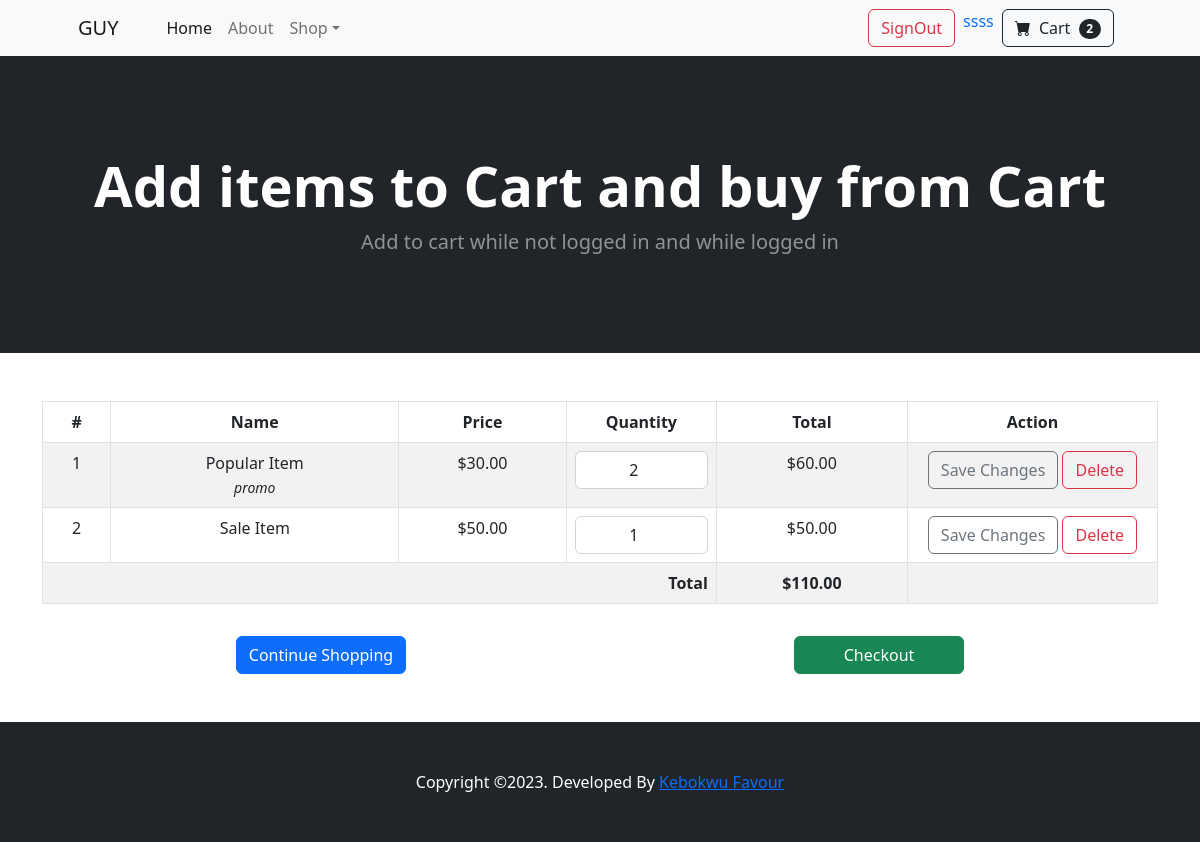
Page /cart_items.php (signed in) on the committed database.
### tables this page shows
CREATE TABLE `user_carts` (
  `cart_id` int(11) NOT NULL,
  `prod_id` int(11) NOT NULL,
  `prod_name` varchar(300) NOT NULL,
  `price` varchar(300) NOT NULL,
  `prod_quantity` int(250) NOT NULL,
  `total_price` varchar(300) NOT NULL,
  `prod_alt_name` varchar(300) NOT NULL,
  `user_id` int(11) NOT NULL
);

### cart_items.php (the view, shortened to what this page needs)
<?php
require "config/db_connect.php";
?>
<!DOCTYPE html>
<html lang="en">
<head>
  <link href="https://cdn.jsdelivr.net/npm/bootstrap-icons@1.5.0/font/bootstrap-icons.css" rel="stylesheet" />
  <link href="css/styles.css" rel="stylesheet" />
</head>
<body>
  <nav class="navbar navbar-expand-lg navbar-light bg-light">
    <div class="container px-4 px-lg-5">
      <a class="navbar-brand" href="#!">GUY</a>
      <div class="collapse navbar-collapse" id="navbarSupportedContent">
        <ul class="navbar-nav me-auto mb-2 mb-lg-0 ms-lg-4">
          <li class="nav-item"><a class="nav-link active" aria-current="page" href="index.php">Home</a></li>
          <li class="nav-item"><a class="nav-link" href="#!">About</a></li>
          <li class="nav-item dropdown">
            <a class="nav-link dropdown-toggle" id="navbarDropdown" href="#" role="button" data-bs-toggle="#dropdown" aria-expanded="false">Shop</a>
          </li>
        </ul>
        <div class="d-flex">
          <?php
          if (isset($_SESSION["uuName"])) {
          ?>
            <a href="auth/signout.php" class="btn btn-outline-danger mx-2">
              SignOut
            </a>
            <a href="#profile.php" class="text-decoration-none">
              <?php
              echo $_SESSION["uuName"];
              ?>
            </a>
            <a href="cart_items.php" class="btn btn-outline-dark mx-2">
              <i class="bi-cart-fill me-1"></i>
              Cart
              <span class="badge bg-dark text-white ms-1 rounded-pill">
                <?php
                $uid = $_SESSION["uid"];
                $count = $con->prepare("SELECT * FROM user_carts WHERE user_id = ?");
                $count->execute([$uid]);
                $num = $count->rowCount();
                if (isset($num)) {
                  echo $num;
                }
                ?>
              </span>
            </a>
          <?php
          }
          ?>
        </div>
      </div>
    </div>
  </nav>
  <header class="bg-dark py-5">
    <div class="container px-4 px-lg-5 my-5">
      <div class="text-center text-white">
        <h1 class="display-4 fw-bolder">Add items to Cart and buy from Cart</h1>
        <p class="lead fw-normal text-white-50 mb-0">Add to cart while not logged in and while logged in</p>
      </div>
    </div>
  </header>
  <div class="container py-5">
    <div class="row">
      <div class="col-md-12">
        <?php
        if (isset($_SESSION["uuName"])) {
        ?>
          <?php
          $select = $con->prepare("SELECT * FROM user_carts WHERE user_id = ?");
          $select->execute([$uid]);
          $c_data = $select->fetchAll();
          if ($c_data) {
          ?>
            <table class="table table-striped table-hover border">
              <thead>
                <tr class="text-center">
                  <th class="border">#</th>
                  <th class="border">Name</th>
                  <th class="border">Price</th>
                  <th class="border">Quantity</th>
                  <th class="border">Total</th>
                  <th class="border">Action</th>
                </tr>
              </thead>
              <tbody>
                <?php
                $i = 1;
                foreach ($c_data as $info) {
                ?>
                  <form action="config/handler/cart_handler.php" method="post">
                    <tr class="text-center">
                      <td class="border">
                        <?php echo $i++ ?>
                      </td>
                      <td class="border">
                        <?php echo $info["prod_name"] ?>
                        <br>
                        <small>
                          <?php echo "<i>" . $info["prod_alt_name"] . "</i>" ?>
                        </small>
                      </td>
                      <td class="border">
                        $<?php echo number_format($info["price"], 2, ".", ",") ?>
                      </td>
                      <td class="border" style="width: 150px;">
                        <input type="number" name="quantitySes" id="#" value="<?php echo $info["prod_quantity"] ?>" min="1" class="form-control text-center">
                      </td>
                      <td class="border">
                        <?php
                        echo "$" . number_format($info["total_price"], 2, ".", ",");
                        ?>
                      </td>
                      <td class="border" style="width: 250px">
                        <button type="submit" class="btn btn-md btn-outline-secondary mb-2 mb-md-0" name="save_changes">
                          Save Changes
                        </button>
                        <button type="button" class="btn btn-md btn-outline-danger" data-bs-toggle="modal" data-bs-target="#staticBackdrop">
                          Delete
                        </button>
                      </td>
                    </tr>
                  </form>
                <?php
                }
                $select_ct = $con->prepare("SELECT SUM(total_price) FROM user_carts WHERE user_id = ?");
                $select_ct->execute([$uid]);
                $total = $select_ct->fetchColumn();
                if (isset($total)) {
                ?>
                  <td class="border text-end" colspan="4">
                    <strong>Total</strong>
                  </td>
                  <td class="border text-center">
                    <strong>$<?php echo number_format($total, 2, ".", ",") ?></strong>
                  </td>
                  <td class="border text-center"></td>
              </tbody>
            <?php
                }
            ?>
            </table>
            <div class="row pt-3">
              <div class="col-12">
                <div class="d-flex space-between">
                  <div class="col-6 text-center">
                    <a href="index.php" class="btn btn-primary">
                      Continue Shopping
                    </a>
                  </div>
                  <div class="col-6 text-center">
                    <form id="paymentForm">
                      <button type="button" id="checkout-button" class="btn btn-success" style="width: 170px; color: white;" onclick="payWithPaystack()">
                        Checkout
                      </button>
                    </form>
                  </div>
                </div>
              </div>
            </div>
          <?php
          } else {
            echo "<h3 class='text-secondary text-center'> No product in the cart currently. Products added to cart will display here </h3>";
          }
        }
        ?>
      </div>
    </div>
  </div>
  <footer class="py-5 bg-dark">
    <div class="container">
      <p class="m-0 text-center text-white">Copyright &copy;2023. Developed By <a href="https://www.kebokwu-favour.netlify.app">Kebokwu Favour</a></p>
    </div>
  </footer>
</body>
</html>

### rows in the picture
user_carts: prod_name "Popular Item", prod_alt_name "promo", price "30.00", quantitySes "2", total_price "60.00"
user_carts: prod_name "Sale Item", price "50.00", quantitySes "1", total_price "50.00"

### other values in the picture
$_SESSION["uuName"] "ssss"
$num "2"
$total "110.00"
